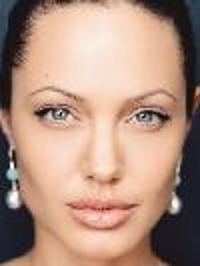
#> input picture Image Morphing/Project_5_Section_1/a.png, 200 x 266 px
$ jupyter execute --allow-errors CIS_5810_Project_5_Image_Morphing_Student_Template_V2.ipynb
#> lines starting #> are read from the running program, lines starting #| are printed output that depends on the picture
[cell 1]
'''
Script - Do Not Modify

Running this cell will install all the libraries that can be used to solve this
week's Lab. You can make use of any of these libraries to help you in your code.
'''

import numpy as np
from PIL import Image
import cv2
import scipy
from scipy import signal
from scipy.spatial import Delaunay
import matplotlib.pyplot as plt

# If you get an error regarding the release version of albumentations, Ignore it.

[cell 2]
from google.colab import drive
drive.mount('/content/drive')

`cd` into the folder directory containing this notebook file and other two provided folder

[cell 3]
cd /content/drive/MyDrive/CIS 5810/Project_5_Image_Morphing

# Section 1: Image morphing via triangulation

The following two helper functions are provided for you to use as you wish.

[cell 4]
'''
  Helper Function - Do Not Modify
  You can use this function in your code
'''

def matrixABC(sparse_control_points, elements):
  """
  Get the triangle matrix given three endpoint sets
  [[ax bx cx]
   [ay by cy]
   [1   1  1]]

  Input -
  sparse_control_points - sparse control points for the input image
  elements - elements (Each Simplex) of Tri.simplices

  Output -
  Stack of all [[ax bx cx]
                [ay by cy]
                [1   1  1]]
  """
  output = np.zeros((3, 3))

  # First two rows using Ax Ay Bx By Cx Cy
  for i, element in enumerate(elements):
      output[0:2, i] = sparse_control_points[element, :]

  # Fill last row with 1s
  output[2, :] = 1

  return output

[cell 5]
'''
	Helper Function - Do Not Modify
	You can use this helper function in generate_warp
'''

# [49 lines left out: function interp2, not called in this run]

Please implement the `generate_warp` function below:

[cell 6]
'''
Function - Modify
'''

def generate_warp(size_H, size_W,
                  Tri, ABC_Inter_inv_set,
                  ABC_im_set, image):
  """
    INPUT
      Generates warping of input image and returns the warped image
      size_H - Height of Image
      size_W -  Width of Image
      Tri - Delanauy Triangulations (generated from scipy.spatial library)
      ABC_Inter_inv_set - Stack of all Inverted ABC Matrices
      ABC_im_set - Stack of all ABC matrix triangles for the input image
      image - input image - size_H x size_W x 3
    OUPUT
      generated_pic - size_H x size_W x 3 Warped image
  """
  # TODO: Implement here
  # Generate x,y meshgrid


  # Flatten the meshgrid


  # Zip the flattened x, y and Find Simplices (hint: use list and zip)


  # Compute alpha, beta, gamma for all the color layers(3)


  # Find all x and y coordinates


  # Generate Warped Images (Use function interp2) for each of 3 layers
  generated_pic = np.zeros((size_H, size_W, 3), dtype=np.uint8)


  return generated_pic

The following function will perform the image morphing, using your `generate_warp`. You don't need to modify this.

[cell 7]
'''
Function - Do Not Modify
'''

def ImageMorphingTriangulation(im1, im2, im1_pts, im2_pts, warp_frac, dissolve_frac):
  """
    INPUT
      im1: H×W×3 numpy array representing the first image.
      im2: H×W×3 matrix representing the second image.
      im1_pts: N×2 matrix representing correspondences in the first image.
      im2_pts: N×2 matrix representing correspondences in the second image.
      warp_frac: scalar representing each frame’s shape warping parameter.
      dissolve_frac: scalar representing each frame’s cross-dissolve parameter.

    OUTPUT
      H×W×3 numpy array representing the morphed image

    Tips: Read about Delaunay function from scipy.spatial and see how you could
    use it here
  """

  # compute the H,W of the images (same size)
  size_H = im1.shape[0]
  size_W = im1.shape[1]

  # find the averagen of the sparse control points of the two images
  img_coor_inter = (1 - warp_frac)*im1_pts + warp_frac*im2_pts

  # create a new triangulation of the intermediate points
  Tri = Delaunay(img_coor_inter)

  # No. of Triangles
  nTri = Tri.simplices.shape[0]

  # Initialize the Triangle Matrices for all the triangles in image
  ABC_Inter_inv_set = np.zeros((nTri, 3, 3))
  ABC_im1_set = np.zeros((nTri, 3, 3))
  ABC_im2_set = np.zeros((nTri, 3, 3))

  for ii, element in enumerate(Tri.simplices):
    ABC_Inter_inv_set[ii, :, :] = np.linalg.inv(matrixABC(img_coor_inter, element))
    ABC_im1_set[ii, :, :] = matrixABC(im1_pts, element)
    ABC_im2_set[ii, :, :] = matrixABC(im2_pts, element)

  assert ABC_Inter_inv_set.shape[0] == nTri

  # generate warp pictures for each of the two images
  warp_im1 = generate_warp(size_H, size_W, Tri, ABC_Inter_inv_set, ABC_im1_set, im1)
  warp_im2 = generate_warp(size_H, size_W, Tri, ABC_Inter_inv_set, ABC_im2_set, im2)

  # dissolve process
  dissolved_pic = (1 - dissolve_frac) * warp_im1 + dissolve_frac * warp_im2
  dissolved_pic = dissolved_pic.astype(np.uint8)

  return dissolved_pic

Run these cells to generate and display your face morph:

[cell 8]
'''
Script - Do Not Modify the script.

This script will load the images from your mounted Google Drive folder.
'''
face1 = Image.open('Project_5_Section_1/a.png')
#> face1 is the input picture: PIL image 200x266 RGB; mean R, G, B 177.6, 144.5, 127.7
face2 = Image.open('Project_5_Section_1/c.png')
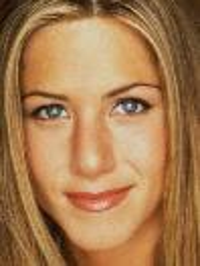
#> input picture Image Morphing/Project_5_Section_1/c.png, 200 x 266 px
#> face2 is the input picture: PIL image 200x266 RGB; mean R, G, B 167.5, 123.5, 80.4

im1 = np.array(face1)
im2 = np.array(face2)

import scipy.io
mat = scipy.io.loadmat('Project_5_Section_1/points.mat')
#> (reads Image Morphing/Project_5_Section_1/points.mat from the repository)
im1_pts = mat['Ip']
im2_pts = mat['Jp']

[cell 9]
'''
Script - Do Not Modify (You can change the values for warp_frac and
dissolve_frac)

This script will run the Image Morphing Triangulation Function.
'''
warp_frac = 1/2
dissolve_frac = 1/2
res = ImageMorphingTriangulation(im1, im2, im1_pts, im2_pts, warp_frac, dissolve_frac)
#> in ImageMorphingTriangulation, `warp_im1 = generate_warp(size_H, size_W, Tri, ABC_Inter_inv_set, ABC_i..`: warp_im1: shape (266, 200, 3); every value is 0
#> in ImageMorphingTriangulation, `dissolved_pic = (1 - dissolve_frac) * warp_im1 + dissolve_frac * warp_..`: dissolved_pic: shape (266, 200, 3) float64; every value is 0
plt.imshow(res)
plt.show()

### Tests for section 1
You will need the provided files *img0.png, img1.png, img2.png, res.npy* under `Project_5_Section_1/Project_5_Section_1_Test_Files` folder to run the tests.

[cell 10]
'''
  Test cases (Run me)
'''
# Set up images and create correspondences
print('Setting up...')

im1 = np.array(Image.open('Project_5_Section_1/Project_5_Section_1_Test_Files/img0.png').convert('RGB'))
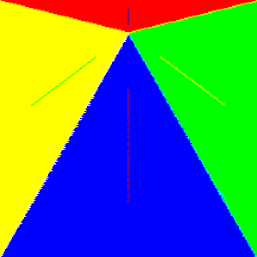
#> input picture Image Morphing/Project_5_Section_1/Project_5_Section_1_Test_Files/img0.png, 257 x 257 px
im2 = np.array(Image.open('Project_5_Section_1/Project_5_Section_1_Test_Files/img2.png').convert('RGB'))
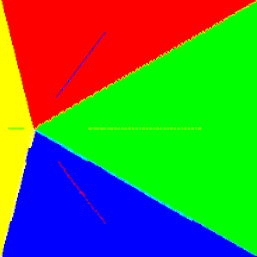
#> input picture Image Morphing/Project_5_Section_1/Project_5_Section_1_Test_Files/img2.png, 257 x 257 px
intep_im = np.array(Image.open('Project_5_Section_1/Project_5_Section_1_Test_Files/img1.png').convert('RGB'))
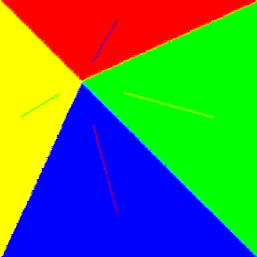
#> input picture Image Morphing/Project_5_Section_1/Project_5_Section_1_Test_Files/img1.png, 257 x 257 px

im1_pts = np.array([[0, 0], [256, 0], [0, 256], [256, 256], [128, 32]])
im2_pts = np.array([[0, 0], [256, 0], [0, 256], [256, 256], [32, 128]])

size_H = im1.shape[0]
#> size_H = 257
size_W = im1.shape[1]
#> size_W = 257

### Test 1 ###

print('Running test 1...')

warp_frac = 0

# find the averagen of the sparse control points of the two images
img_coor_inter = (1 - warp_frac)*im1_pts + warp_frac*im2_pts
# create a new triangulation of the intermediate points
Tri = Delaunay(img_coor_inter)
# No. of Triangles
nTri = Tri.simplices.shape[0]
# Initialize the Triangle Matrices for all the triangles in image
ABC_Inter_inv_set = np.zeros((nTri, 3, 3))
ABC_im1_set = np.zeros((nTri, 3, 3))
ABC_im2_set = np.zeros((nTri, 3, 3))
for ii, element in enumerate(Tri.simplices):
  import numpy as np
  ABC_Inter_inv_set[ii, :, :] = np.linalg.inv(matrixABC(img_coor_inter, element))
  ABC_im1_set[ii, :, :] = matrixABC(im1_pts, element)
  ABC_im2_set[ii, :, :] = matrixABC(im2_pts, element)
assert ABC_Inter_inv_set.shape[0] == nTri
im3 = generate_warp(size_H, size_W, Tri, ABC_Inter_inv_set, ABC_im1_set, im1)
#> im3: shape (257, 257, 3); every value is 0
#> (the rest of this cell did not finish here and is left out)

# Section 2: Animated face morphs

Run these cells before beginning section 2.

[cell 11]
'''
  Import for custom morphs (run me)
'''

import imageio
import scipy.ndimage

[cell 12]
'''
  Helper function (run me)
  DO NOT MODIFY
'''

# [7 lines left out: function save_gif, not called in this run]

### Generating animated morphs

Please implement the function `generate_animated_morph` below:

[cell 13]
'''
  Function - MODIFY
'''

def generate_animated_morph(src_im, tgt_im, src_pts, tgt_pts, M):
  """
    INPUT
      src_im: H×W×3 numpy array representing the source image (the starting frame of our morph).
      tgt_im: H×W×3 matrix representing the target image (the final frame of our morph).
      src_pts: N×2 matrix representing correspondences in the source image.
      tgt_pts: N×2 matrix representing correspondences in the target image.
      M: the number of frames to include in our animated morph.

    OUTPUT
      morphed_image: MxHxWx3 numpy array representing the M frames of the output animation, with
               each frame being an image of size HxWx3.
  """
  ## HINT: you can use the provided ImageMorphingTriangulation() function, which calls your generate_warp().
  #TODO: Implement here

  morphed_image = ...

  return morphed_image

Test your `generate_animated_morph` function:

[cell 14]
## Test generate_animated_morph()
face1 = Image.open('Project_5_Section_1/a.png')
face2 = Image.open('Project_5_Section_1/c.png')
im1 = np.array(face1)
im2 = np.array(face2)
mat = scipy.io.loadmat('Project_5_Section_1/points.mat')
im1_pts = mat['Ip']
im2_pts = mat['Jp']

print("Morphing image...")
morphed_image = generate_animated_morph(im1, im2, im1_pts, im2_pts, 30)
#> (the rest of this cell did not finish here and is left out)

### Generate custom morphs

Implement the function `rescale_image_and_points` below:

[cell 15]
'''
  Function: MODIFY
'''

def rescale_image_and_points(image, points, output_shape):
  """
    INPUT
      image: H×W×3 numpy array representing the original image
      points: 32x2 matrix of y,x pairs
      output_shape: a tuple which represents the desired number of rows and columns,
                    respectively, for the output image

    OUTPUT
      output_image: MxN×3 numpy array representing the rescaled image, where M and N are
                    the desire number of rows and columns provided by output_shape
      output_points: the rescaled version of the input points
  """
  ## HINT: consider using the function scipy.ndimage.zoom() to rescale the image
  # TODO: Implement here

  output_image = ...
  output_points = ...

  return output_image, output_points

Test your code:

[cell 16]
''' Test rescale_image_and_points() '''

image = im1
points = im1_pts
output_size = (300,300)

plt.title('Original image')
plt.imshow(image)
plt.scatter(im1_pts[:,0], im1_pts[:,1])
plt.show()
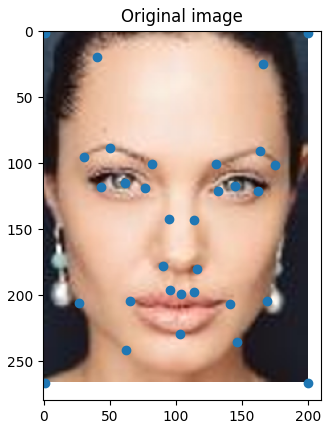
#> figure drawn by matplotlib, 1 panel

rescaled_image, rescaled_points = rescale_image_and_points(image, points, output_size)

plt.title('Rescaled image')
#> (the rest of this cell did not finish here and is left out)
